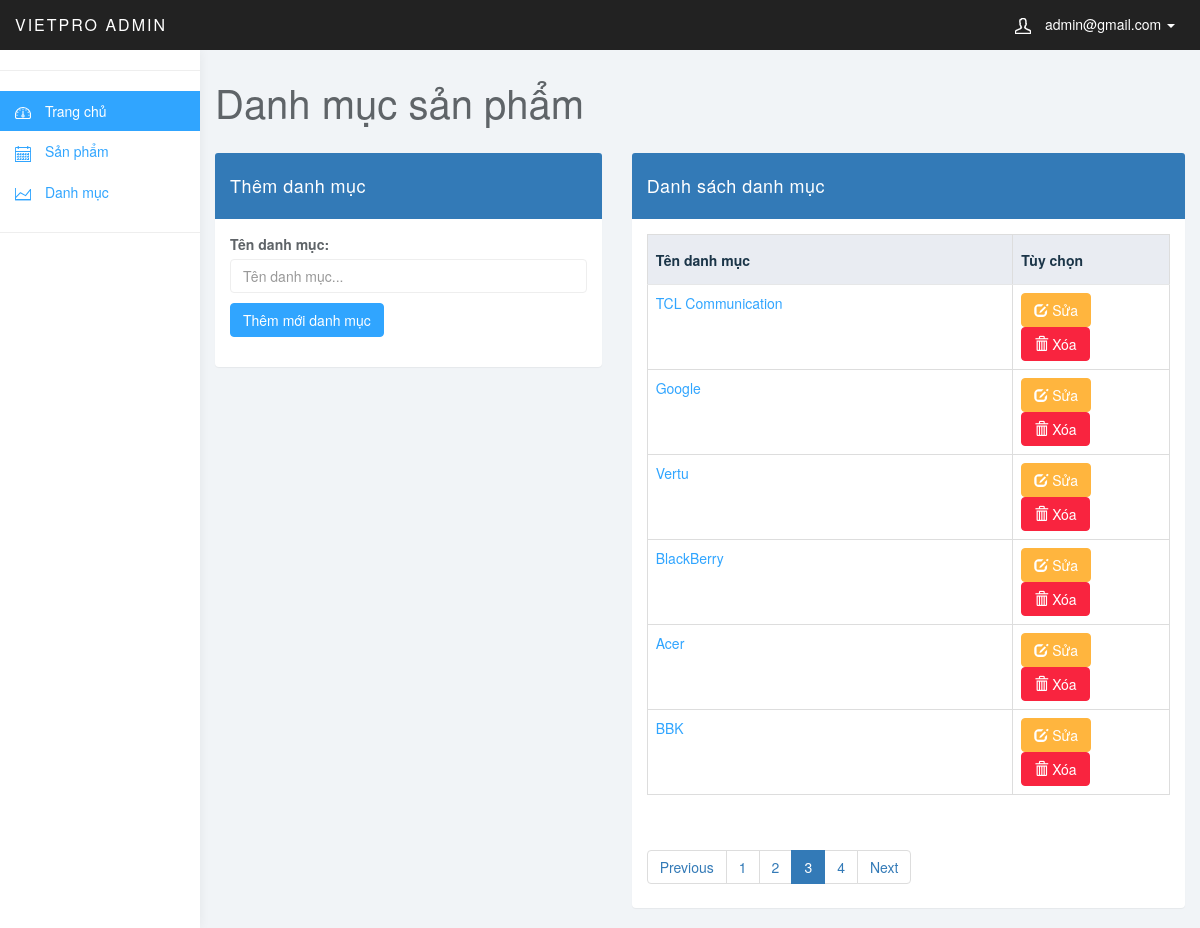
The app's page /admin/home.php?page_layout=category&page=3 (signed in) with its own data.
### tables this page shows
CREATE TABLE `categories` (
  `id_categories` int(10) UNSIGNED NOT NULL,
  `name_categories` varchar(255) NOT NULL
);

### admin/category.php (the view, shortened to what this page needs)
<?php
include_once './connect.php';
if (isset($_GET['page'])) {
	$page= $_GET['page'];
}
else{
	$page= 1;
}
$rowPerPage= 6;
$perRow = $page*$rowPerPage - $rowPerPage;
$sql = "SELECT * FROM categories ORDER BY id_categories ASC LIMIT $perRow,$rowPerPage";
$result = $conn->query($sql);
$results = $conn->query("SELECT COUNT(name_categories) AS count FROM categories");
$rows = $results->fetch_assoc();
$totalRow = $rows['count'];
$totalPage = ceil($totalRow/$rowPerPage);
$listPage= "";
for($i=1; $i<=$totalPage; $i++){
	if ($i == $page) {
		$listPage.= '<li class="active"><a class="page-link" href="home.php?page_layout=category&page='.$i.'">'.$i.'</a></li>';
	}else{
		$listPage.= '<li><a class="page-link" href="home.php?page_layout=category&page='.$i.'">'.$i.'</a></li>';
	}
}
if ($page == 1) {
	$prevPage = 1;
}else{
	$prevPage = $page -1;
}
if ($page == $totalPage) {
	$nextPage = $page;
}else{
	$nextPage = $page + 1;
}
?>
<div class="col-sm-9 col-sm-offset-3 col-lg-10 col-lg-offset-2 main">
	<div class="row">
		<div class="col-lg-12">
			<h1 class="page-header">Danh mục sản phẩm</h1>
		</div>
	</div>
	<div class="row">
		<div class="col-xs-12 col-md-5 col-lg-5">
			<div class="panel panel-primary">
				<div class="panel-heading">
					Thêm danh mục
				</div>
				<div class="panel-body">
					<form action="" method="POST">
						<div class="form-group">
							<label>Tên danh mục:</label>
							<input type="text" name="addNew" class="form-control" placeholder="Tên danh mục..." required>
							<input type="submit" name="addCategory" value="Thêm mới danh mục" class="btn btn-primary" style="margin-top: 10px;">
						</div>
					</form>
				</div>
			</div>
		</div>
		<div class="col-xs-12 col-md-7 col-lg-7">
			<div class="panel panel-primary">
				<div class="panel-heading">Danh sách danh mục</div>
				<div class="panel-body">
					<div class="bootstrap-table">
						<table class="table table-bordered">
							<thead>
								<tr class="bg-primary">
									<th>Tên danh mục</th>
									<th style="width:30%">Tùy chọn</th>
								</tr>
							</thead>
							<tbody>
								<?php while($row = $result->fetch_assoc()){ ?>
									<tr>
										<td><a href="./home.php?page_layout=editcategory&id_category=<?php echo $row['id_categories'] ?>"><?php echo $row['name_categories'] ?></a></td>
										<td>
											<a href="./home.php?page_layout=editcategory&id_category=<?php echo $row['id_categories'] ?>" class="btn btn-warning"><span class="glyphicon glyphicon-edit"></span> Sửa</a>
											<a href="./delCategory.php?id_category=<?php echo $row['id_categories'] ?>" onclick="return confirm('Bạn có chắc chắn muốn xóa?')" class="btn btn-danger"><span class="glyphicon glyphicon-trash"></span> Xóa</a>
										</td>
									</tr>
								<?php } ?>
							</tbody>
						</table>
					</div>
				</div>
				<ul class="pagination" style="margin-left: 1.5rem">
					<li class="page-item"><a class="page-link" href="home.php?page_layout=category&page=<?php echo $prevPage ?>">Previous</a></li>
					<?php
					echo $listPage;
					?>
					<li class="page-item"><a class="page-link" href="home.php?page_layout=category&page=<?php echo $nextPage ?>">Next</a></li>
				</ul>
			</div>
		</div>
	</div>
</div>

### admin/css/styles.css (style rules this page uses)
body { background: #f1f4f7; padding-top: 50px; color: #5f6468; }
a, a:hover, a:focus { color: #30a5ff; }
h1, h2, h3, h4, h5, h6 { color: #5f6468; }
h1 { font-weight: 300; font-size: 40px; }
.form-control { border: 1px solid #eee; box-shadow: none; }
.btn-primary, .btn-primary:hover, .btn-primary:focus, .btn-primary:active, .btn-primary.active, .open > .dropdown-toggle.btn-primary, .btn-primary.disabled, .btn-primary[disabled], fieldset[disabled] .btn-primary, .btn-primary.disabled:hover, .btn-primary[disabled]:hover, fieldset[disabled] .btn-primary:hover, .btn-primary.disabled:focus, .btn-primary[disabled]:focus, fieldset[disabled] .btn-primary:focus, .btn-primary.disabled:active, .btn-primary[disabled]:active, fieldset[disabled] .btn-primary:active, .btn-primary.disabled.active, .btn-primary[disabled].active, fieldset[disabled] .btn-primary.active { background-color: #30a5ff; border-color: #30a5ff; }
.btn-warning, .btn-warning:hover, .btn-warning:focus, .btn-warning:active, .btn-warning.active, .open > .dropdown-toggle.btn-warning, .btn-warning.disabled, .btn-warning[disabled], fieldset[disabled] .btn-warning, .btn-warning.disabled:hover, .btn-warning[disabled]:hover, fieldset[disabled] .btn-warning:hover, .btn-warning.disabled:focus, .btn-warning[disabled]:focus, fieldset[disabled] .btn-warning:focus, .btn-warning.disabled:active, .btn-warning[disabled]:active, fieldset[disabled] .btn-warning:active, .btn-warning.disabled.active, .btn-warning[disabled].active, fieldset[disabled] .btn-warning.active { background-color: #ffb53e; border-color: #ffb53e; }
.btn-danger, .btn-danger:hover, .btn-danger:focus, .btn-danger:active, .btn-danger.active, .open > .dropdown-toggle.btn-danger, .btn-danger.disabled, .btn-danger[disabled], fieldset[disabled] .btn-danger, .btn-danger.disabled:hover, .btn-danger[disabled]:hover, fieldset[disabled] .btn-danger:hover, .btn-danger.disabled:focus, .btn-danger[disabled]:focus, fieldset[disabled] .btn-danger:focus, .btn-danger.disabled:active, .btn-danger[disabled]:active, fieldset[disabled] .btn-danger:active, .btn-danger.disabled.active, .btn-danger[disabled].active, fieldset[disabled] .btn-danger.active { background-color: #f9243f; border-color: #f9243f; }
.bg-primary { color: #1b3548; background-color: #e9ecf2; }
.panel { border: 0; }
.panel-heading { font-size: 18px; font-weight: 300; letter-spacing: 0.025em; height: 66px; line-height: 45px; }
h1.page-header { margin-top: 30px; border-bottom: 0; }
.table { background: #fff; }
.table>thead>tr>th { border-bottom: 1px solid #e6e7e8; vertical-align: middle; height: 50px; }

### records on screen
categories: name_categories "TCL Communication"
categories: name_categories "Google"
categories: name_categories "Vertu"
categories: name_categories "BlackBerry"
categories: name_categories "Acer"
categories: name_categories "BBK"

### other values on screen
$_SESSION['email'] "admin@gmail.com"
